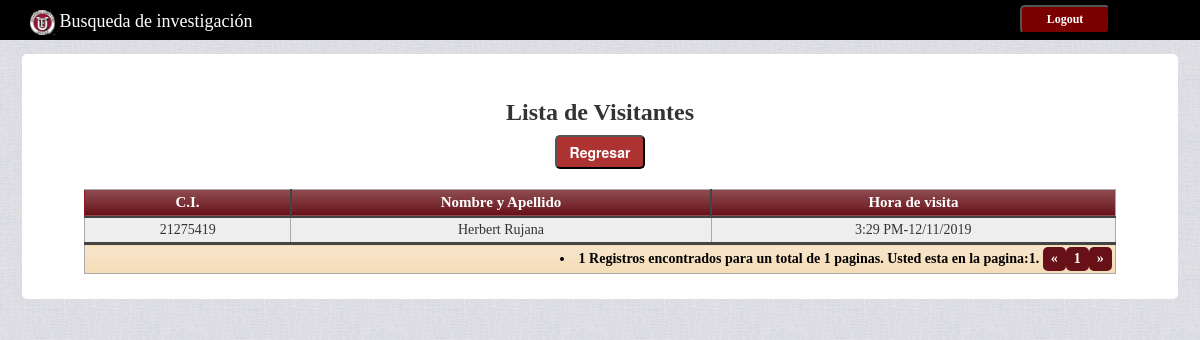
/lista.php (signed in), run on the app's committed database.
### tables this page shows
CREATE TABLE IF NOT EXISTS `visitantes` (
  `CI` varchar(9) NOT NULL COMMENT 'Cedula',
  `Nomyape` varchar(30) NOT NULL COMMENT 'Nombre y apellido',
  `Dvisit` timestamp(6) NOT NULL DEFAULT CURRENT_TIMESTAMP(6) ON UPDATE CURRENT_TIMESTAMP(6) COMMENT 'Fecha de Visita',
  PRIMARY KEY (`CI`)
);

### lista.php (the view, shortened to what this page needs)
<?php
if(!isset($_GET["page"])){
	$pagact=1;
	$n=1;
	$m=5;
}elseif($_GET["page"]<=3){
	$pagact=$_GET["page"];
	$n=1;
	$m=5;
	}else{
	$pagact=$_GET["page"];
    $n=$_GET["page"]-2;
	$m=$_GET["page"]+2;
}
?>
<!DOCTYPE html>
<html>
  <head>
    <link rel="stylesheet" type="text/css" href="ok.css">
    <link rel="stylesheet" type="text/css" href="estilos.css">
    <link rel="stylesheet" type="text/css" href="slidemenu.css" />
	<link rel="stylesheet" type="text/css" href="Tablastyle.css" />
  </head>
  <body background="background.jpg">
    <div class="container-fluid" style=" margin-top: -10px;">
  	  <div class="row" >
        <header>
  	      <h4 class="tit"> <img src="logo.jpg" width="25" height="25">  Busqueda de investigación</h4>
		</header>
  	  </div>
  	  <div class="centro row">
  	  	  <form method="get" action="adlog.php">
  	  	    <br>
  	  	    <h3>Lista de Visitantes</h3>
    <center>
	        <input type="submit" name="Retornar" id="Retornar" value="Regresar">
			</Center>
            <br>
	        </form>
  <?php
	       require 'config.php';
			$maxpag=10;
	        $from=($pagact-1)*$maxpag;
	 $sql="SELECT * FROM visitantes";
	 $resultado=$base->prepare($sql);
	  $resultado->execute(array(""));
	  $regtot=$resultado->rowcount();
	  $pagtot=ceil($regtot/$maxpag);
	    if(($pagtot-2)<=$pagact){
			$m=$pagtot;
			$n=$pagact-2;
		}
	     if($pagtot<=$pagact or $pagtot<=5){
		$n=1;
		 }
	 $sqllimit="SELECT * FROM visitantes LIMIT $from,$maxpag";
      $resultado=$base->prepare($sqllimit);
	  $resultado->execute(array(""));
echo "
<center>
<table class='resulttable'>
<thead>
<tr>
<th>C.I.</th>
<th>Nombre y Apellido</th>
<th>Hora de visita</th>
</tr></thead>
<tfoot>
<tr>
<td colspan='3'>
<div class='links'>
<li>".$regtot."  Registros encontrados para un total de ".$pagtot."  paginas. Usted esta en la pagina:".$pagact.".
<a href='?page=1'>&laquo;</a>";
for($i=$n; $i<=$m; $i++){
echo "<a href='?page=".$i."'>".$i."</a>";
}
echo"<a href='?page=".$pagtot."'>&raquo;</a></div>
</li>
</td>
</tr>
</tfoot>";
		while($registro=$resultado->fetch(PDO::FETCH_ASSOC)){
echo "<tbody>
<tr>
<td style='text-align:center'>". $registro['CI'] ."</td>
<td style='text-align:center'>". $registro['Nomyape'] ."</td>
<td style='text-align:center'>". date('g:i A-d/m/Y',strtotime($registro['Dvisit'])) ."</td>
</tr>";
		}
		echo"</tbody></table></center>";
?>
	  <br>
      </div>
    </div>
    <br>
    <div id="myslidemenu" class="jqueryslidemenu">
     <form method="post" action="Logout.php"><input type="submit" name="logout" id="logout" value="Logout"></form>
      <br style="clear: left" />
    </div>
  </body>
</html>

### estilos.css (style rules this page uses)
header { width: 100%; height: 100%; height: calc(100% - 1px); background-size: cover; }
.tit { background: black; color:white; font-family: tahoma; width: 100%; display: block; height: 40px; padding: 10px 30px; }
div.centro { border-radius: 5px; background-color: white; margin: 4px 7px 14px; padding: 5px 5px 5px 5px; }
h3 { text-align: center; font-family:Verdana; font-weight: bold; }
input[type=submit] { cursor: pointer; border-radius: 5px; width: 90px; padding: 5px 5px 5px 5px; background-color: rgba(153,0,0,0.8); font-weight: bold; color: white; }
th { text-align: center; }

### slidemenu.css (style rules this page uses)
.jqueryslidemenu { font: bold 12px Verdana; background-image: url('../images/black_lozenge_@2X'); width: 0.1px; position: absolute; top: 5px; left:85%; }

### Tablastyle.css (style rules this page uses)
table.resulttable { font-family: "Times New Roman", Times, serif; border: 1px solid #971322; background-color: #EEEEEE; width: 90%; height: 100%; border-collapse: collapse; }
table.resulttable td, table.resulttable th { border: 1px solid #AAAAAA; padding: 2px 3px; }
table.resulttable tbody td { font-size: 14px; }
table.resulttable thead { background: #671017; background: -moz-linear-gradient(top, #8d4c51 0%, #76282e 66%, #671017 100%); background: -webkit-linear-gradient(top, #8d4c51 0%, #76282e 66%, #671017 100%); background: linear-gradient(to bottom, #8d4c51 0%, #76282e 66%, #671017 100%); border-bottom: 2px solid #444444; }
table.resulttable thead th { font-size: 15px; font-weight: bold; color: #FFFFFF; border-left: 2px solid #444444; }
table.resulttable thead th:first-child { border-left: none; }
table.resulttable tfoot { font-size: 14px; font-weight: bold; color: #000000; background: #F5DCB8; background: -moz-linear-gradient(top, #f7e5ca 0%, #f6dfbf 66%, #F5DCB8 100%); background: -webkit-linear-gradient(top, #f7e5ca 0%, #f6dfbf 66%, #F5DCB8 100%); background: linear-gradient(to bottom, #f7e5ca 0%, #f6dfbf 66%, #F5DCB8 100%); border-top: 3px solid #444444; }
table.resulttable tfoot td { font-size: 14px; }
table.resulttable tfoot .links { text-align: right; }
table.resulttable tfoot .links a { display: inline-block; background: #671017; color: #FFFFFF; padding: 2px 8px; border-radius: 5px }

### data on the page
visitantes: CI "21275419", Nomyape "Herbert Rujana", Dvisit "3:29 PM-12/11/2019"

### other printed values
$regtot "1"
$pagtot "1"
$pagact "1"
